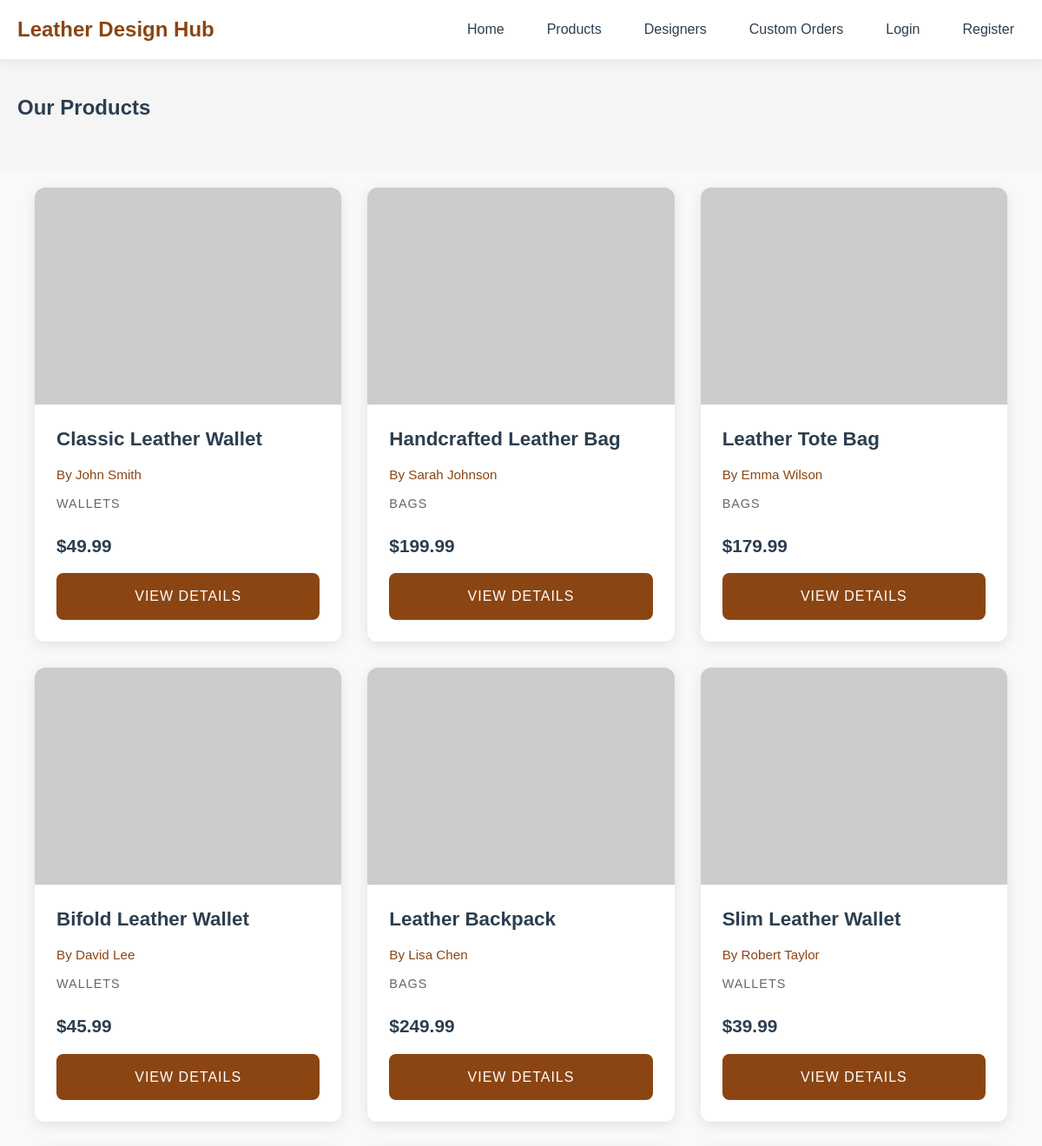
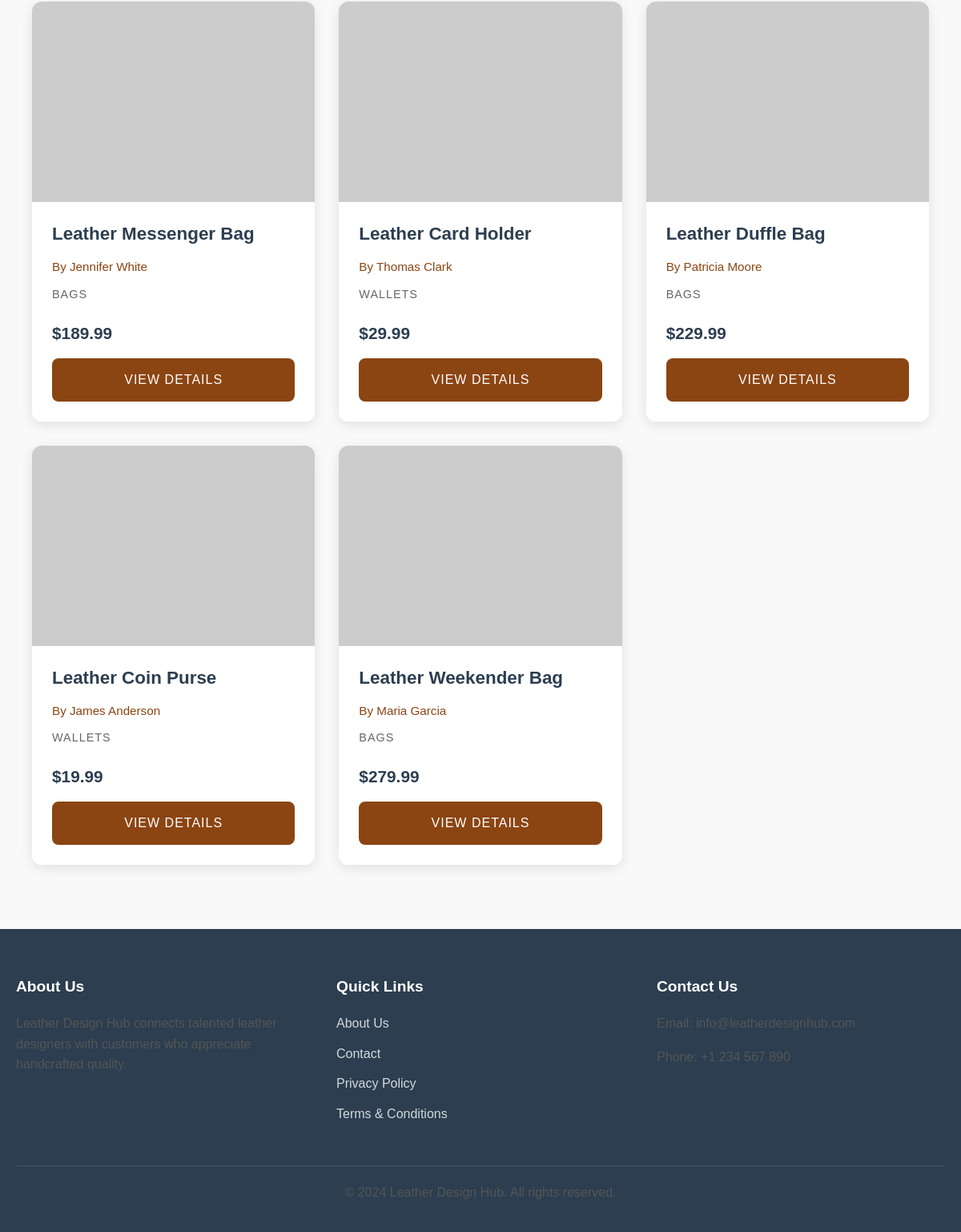
/products.php, run on the app's committed database (2 pictures, top to bottom).
### tables this page shows
CREATE TABLE IF NOT EXISTS categories (
    id INT AUTO_INCREMENT PRIMARY KEY,
    name VARCHAR(50) NOT NULL,
    description TEXT,
    created_at TIMESTAMP DEFAULT CURRENT_TIMESTAMP
);

### products.php (the view, shortened to what this page needs)
<?php
require_once 'config/db.php';
$query = "SELECT p.*, COALESCE(p.image_url, 'product-1-1.jpg') as image, u.username as designer_name, c.name as category_name
          FROM products p
          JOIN users u ON p.designer_id = u.id
          JOIN categories c ON p.category_id = c.id
          WHERE p.status = 'available'";
$params = [];
$query .= " ORDER BY p.created_at DESC";
$stmt = $pdo->prepare($query);
$stmt->execute($params);
$products = $stmt->fetchAll();
$categories = $pdo->query("SELECT * FROM categories")->fetchAll();
?>
<!DOCTYPE html>
<html lang="en">
<head>
    <link rel="stylesheet" href="https://cdnjs.cloudflare.com/ajax/libs/font-awesome/6.0.0/css/all.min.css">
    <link rel="stylesheet" href="css/style.css">
</head>
<body>
    <header class="header">
        <div class="container">
            <div class="logo">
                <a href="index.php">Leather Design Hub</a>
            </div>
            <nav class="nav">
                <ul>
                    <li><a href="index.php">Home</a></li>
                    <li><a href="products.php">Products</a></li>
                    <li><a href="designers.php">Designers</a></li>
                    <li><a href="custom-orders.php">Custom Orders</a></li>
                    <?php if(isset($_SESSION['user_id'])): ?>
                        <li><a href="dashboard.php">Dashboard</a></li>
                        <li><a href="logout.php">Logout</a></li>
                    <?php else: ?>
                        <li><a href="login.php">Login</a></li>
                        <li><a href="register.php">Register</a></li>
                    <?php endif; ?>
                </ul>
            </nav>
        </div>
    </header>
    <section class="products-header">
        <div class="container">
            <h1>Our Products</h1>
        </div>
    </section>
    <section class="products">
        <div class="container">
            <div class="product-grid products-grid">
                <?php foreach($products as $product): ?>
                <div class="product-card">
                    <img src="<?php echo file_exists('images/products/' . $product['image']) ? 'images/products/' . $product['image'] : 'https://via.placeholder.com/300x300?text=' . urlencode($product['name']); ?>"
                         alt="<?php echo htmlspecialchars($product['name']); ?>"
                         class="product-image">
                    <div class="product-info">
                        <h3><?php echo htmlspecialchars($product['name']); ?></h3>
                        <p class="designer">By <?php echo htmlspecialchars($product['designer_name']); ?></p>
                        <p class="category"><?php echo htmlspecialchars($product['category_name']); ?></p>
                        <p class="price">$<?php echo number_format($product['price'], 2); ?></p>
                        <a href="product-details.php?id=<?php echo $product['id']; ?>" class="btn">View Details</a>
                    </div>
                </div>
                <?php endforeach; ?>
            </div>
        </div>
    </section>
    <footer class="footer">
        <div class="container">
            <div class="footer-content">
                <div class="footer-section">
                    <h3>About Us</h3>
                    <p>Leather Design Hub connects talented leather designers with customers who appreciate handcrafted quality.</p>
                </div>
                <div class="footer-section">
                    <h3>Quick Links</h3>
                    <ul>
                        <li><a href="about.php">About Us</a></li>
                        <li><a href="contact.php">Contact</a></li>
                        <li><a href="privacy.php">Privacy Policy</a></li>
                        <li><a href="terms.php">Terms & Conditions</a></li>
                    </ul>
                </div>
                <div class="footer-section">
                    <h3>Contact Us</h3>
                    <p>Email: info@leatherdesignhub.com</p>
                    <p>Phone: +1 234 567 890</p>
                </div>
            </div>
            <div class="footer-bottom">
                <p>&copy; 2024 Leather Design Hub. All rights reserved.</p>
            </div>
        </div>
    </footer>
</body>
</html>

### style.css (style rules this page uses)
* { margin: 0; padding: 0; box-sizing: border-box; }
body { font-family: 'Poppins', 'Arial', sans-serif; line-height: 1.6; color: #333; background-color: #f9f9f9; }
.container { max-width: 1200px; margin: 0 auto; padding: 0 20px; }
h1, h2, h3, h4, h5, h6 { font-weight: 600; line-height: 1.3; color: #2c3e50; margin-bottom: 1rem; }
p { margin-bottom: 1rem; color: #555; }
.header { background-color: #fff; box-shadow: 0 2px 15px rgba(0,0,0,0.08); padding: 15px 0; position: sticky; top: 0; z-index: 1000; transition: all 0.3s ease; }
.header .container { display: flex; justify-content: space-between; align-items: center; }
.logo a { font-size: 24px; font-weight: bold; color: #8B4513; text-decoration: none; transition: color 0.3s; }
.nav ul { display: flex; list-style: none; align-items: center; }
.nav ul li { margin-left: 25px; }
.nav ul li a { color: #2c3e50; text-decoration: none; font-weight: 500; transition: all 0.3s; padding: 8px 12px; border-radius: 4px; }
.btn { display: inline-block; padding: 12px 30px; background-color: #8B4513; color: #fff; text-decoration: none; border-radius: 5px; transition: all 0.3s; border: none; cursor: pointer; font-weight: 500; text-align: center; }
.product-card { background: #fff; border-radius: 8px; overflow: hidden; box-shadow: 0 2px 15px rgba(0,0,0,0.08); transition: all 0.3s; }
.product-card img { width: 100%; height: 250px; object-fit: cover; transition: transform 0.3s; }
.product-info { padding: 20px; }
.footer { background-color: #2c3e50; color: #fff; padding: 60px 0 20px; margin-top: 60px; }
.footer-content { display: grid; grid-template-columns: repeat(auto-fit, minmax(250px, 1fr)); gap: 40px; margin-bottom: 40px; }
.footer-section h3 { color: #fff; margin-bottom: 20px; font-size: 1.2em; }
.footer-section ul { list-style: none; }
.footer-section ul li { margin-bottom: 12px; }
.footer-section ul li a { color: rgba(255,255,255,0.8); text-decoration: none; transition: color 0.3s; }
.footer-bottom { text-align: center; padding-top: 20px; border-top: 1px solid rgba(255,255,255,0.1); color: rgba(255,255,255,0.6); }

### products.php (style rules this page uses)
.products-header { padding: 40px 0; background-color: #f5f5f5; }
.products-grid { display: grid; grid-template-columns: repeat(auto-fit, minmax(280px, 1fr)); gap: 30px; padding: 20px; }
.product-card { background: white; border-radius: 12px; overflow: hidden; box-shadow: 0 4px 15px rgba(0,0,0,0.1); transition: all 0.3s ease; position: relative; display: flex; flex-direction: column; height: 100%; }
.product-image { width: 100%; height: 280px; object-fit: cover; transition: transform 0.5s ease; }
.product-info { padding: 25px; flex-grow: 1; display: flex; flex-direction: column; background: white; position: relative; }
.product-info h3 { color: #2c3e50; font-size: 1.4rem; margin: 0 0 10px; font-weight: 600; }
.designer { color: #8B4513; font-size: 0.95rem; margin: 5px 0; font-weight: 500; }
.category { color: #666; font-size: 0.9rem; margin: 5px 0; text-transform: uppercase; letter-spacing: 1px; }
.price { color: #2c3e50; font-size: 1.3rem; font-weight: bold; margin: 15px 0; }
.btn { display: inline-block; padding: 12px 25px; background-color: #8B4513; color: white; text-decoration: none; border-radius: 8px; transition: all 0.3s ease; text-align: center; font-weight: 500; text-transform: uppercase; letter-spacing: 1px; margin-top: auto; border: 2px solid #8B4513; }

### data on the page
categories: name "Classic Leather Wallet", designer_name "John Smith", name "WALLETS", price "49.99"
categories: name "Handcrafted Leather Bag", designer_name "Sarah Johnson", name "BAGS", price "199.99"

### other printed values
$product['name'] "Leather Tote Bag"
$product['designer_name'] "Emma Wilson"
$product['category_name'] "BAGS"
$product['price'] "179.99"
$product['name'] "Bifold Leather Wallet"
$product['designer_name'] "David Lee"
$product['category_name'] "WALLETS"
$product['price'] "45.99"
$product['name'] "Leather Backpack"
$product['designer_name'] "Lisa Chen"
$product['price'] "249.99"
$product['name'] "Slim Leather Wallet"
$product['designer_name'] "Robert Taylor"
$product['price'] "39.99"
$product['name'] "Leather Messenger Bag"
